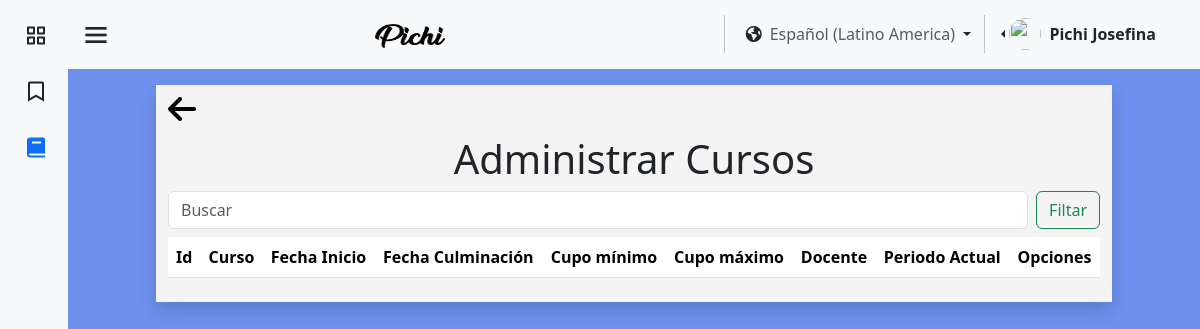
The app's page /pages/es/administrarCurso.php (signed in), older data.
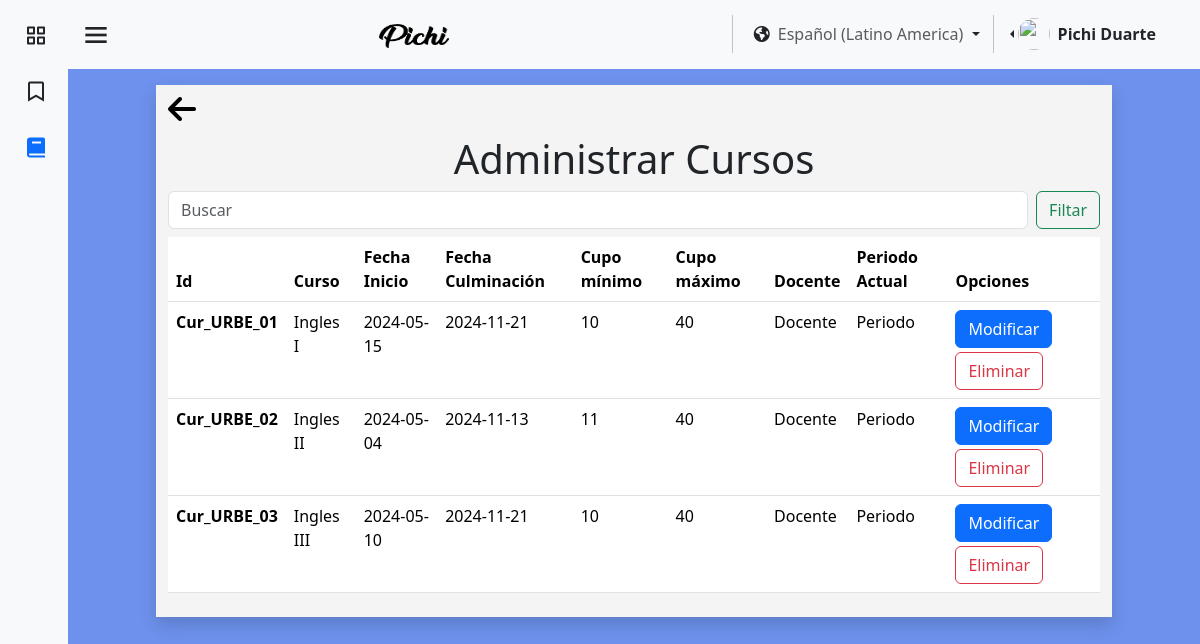
The same page, newer data.
### tables this page shows
CREATE TABLE `usuario` (
  `id_user` int(11) NOT NULL,
  `identificacion_user` varchar(11) NOT NULL,
  `nombre_user` varchar(25) NOT NULL,
  `apellido_user` varchar(25) NOT NULL,
  `correo_user` varchar(45) NOT NULL,
  `contrasena_user` varchar(16) NOT NULL,
  `direccion_user` varchar(80) NOT NULL,
  `numero_user` varchar(15) NOT NULL,
  `fecha_nacimiento_user` datetime NOT NULL,
  `Active_online` tinyint(1) NOT NULL,
  `sexo_user` varchar(15) NOT NULL,
  `Empresa_id_empresa` int(11) DEFAULT NULL,
  `rol` tinyint(1) NOT NULL,
  `img_perfil` varchar(255) NOT NULL
);

CREATE TABLE `cursos` (
  `id_cur` varchar(100) NOT NULL,
  `nombre_cur` varchar(45) NOT NULL,
  `fecha_inicio` date NOT NULL,
  `cupos_cur_min` int(11) NOT NULL,
  `cupos_cur_max` int(11) NOT NULL,
  `Empresa_id_empresa` int(11) NOT NULL,
  `fecha_fin` date NOT NULL,
  `visibilidad_curso` varchar(11) NOT NULL
);

### pages/es/administrarCurso.php (the view, shortened to what this page needs)
<?php
require "../../assests/php/LoginBD.php";
$cursos = [];
if (isset($_SESSION['id_user'])) {
    $usuarios1 = $_SESSION['id_user'];
    $conexion1 = mysqli_query($mysqli, "SELECT Empresa_id_empresa, rol, nombre_user, apellido_user FROM usuario WHERE id_user = '$usuarios1'");
    if (mysqli_num_rows($conexion1) > 0) {
        $datos = mysqli_fetch_assoc($conexion1);
        $empresaUsuario = $datos['Empresa_id_empresa'];
        $nombreUsuario = $datos['nombre_user'];
        $apellidoUsuario = $datos['apellido_user'];
        $conexion2 = mysqli_query($mysqli, "SELECT nombre_empresa FROM empresa WHERE id_empresa = '$empresaUsuario'");
        if (mysqli_num_rows($conexion2) > 0) {
            $conexion3 = mysqli_query($mysqli, "SELECT * FROM cursos WHERE Empresa_id_empresa = '$empresaUsuario'");
            if (mysqli_num_rows($conexion3) > 0) {
                while ($datos3 = mysqli_fetch_assoc($conexion3)) {
                    $cursos[] = $datos3;
                }
            }
        }
    }
}
?>
<!DOCTYPE html>
<html lang="en">
<head>
    <link href="https://cdn.jsdelivr.net/npm/bootstrap@5.3.3/dist/css/bootstrap.min.css" rel="stylesheet"
 />
    <link href="https://unpkg.com/boxicons@2.1.4/css/boxicons.min.css" rel="stylesheet" />
    <link rel="stylesheet" href="https://cdnjs.cloudflare.com/ajax/libs/font-awesome/6.5.1/css/all.min.css"
 />
    <link rel="stylesheet" href="../../assests/css/colorPallete.css" />
    <link rel="stylesheet" href="../../assests/css/viewUser.css" />
    <link rel="stylesheet" href="../../assests/css/style (2).css">
    <link rel="stylesheet" href="../../assests/css/crearCurso.css">
    <link rel="stylesheet" href="../../assests/css/sidebar.css" />
</head>
<body class="bg-pastel" id="body-pd">
    <header id="header">
        <nav class="navbar bg-body-tertiary">
            <div class="container-fluid">
                <div class="header_toggle">
                    <i class="bx bx-menu" id="header-toggle"></i>
                </div>
                <a class="navbar-brand" href="../../index.html">
                    <img src="../../assests/img/text-1710023184778.png" alt="Bootstrap" width="70" height="24" />
                </a>
                <div class="d-flex justify-content-end">
                    <div class="nav-item dropdown">
                        <button class="btn dropdown-toggle" data-bs-toggle="dropdown" aria-expanded="false" href="#">
                            <span class="fa-solid fa-earth-americas"></span><a class="ms-2 text-body-secondary"
                                href="#">Español (Latino America)</a>
                        </button>
                    </div>
                    <div class="btn-group dropstart me-4 pe-2">
                        <a href="#" class="d-flex align-items-center link-dark text-decoration-none dropdown-toggle"
                            id="dropdownUser2" data-bs-toggle="dropdown" aria-expanded="false">
                            <img src="https://github.com/PichiGod.png" alt="" width="32" height="32"
                                class="rounded-circle me-2" />
                            <strong><?php echo $nombreUsuario . " " . $apellidoUsuario; ?></strong>
                        </a>
                    </div>
                </div>
            </div>
        </nav>
    </header>
    <div class="l-navbar bg-body-tertiary" id="nav-bar">
        <nav class="nav">
            <div class="nav_list">
                <a href="Inicio.php" class="nav_link link-dark">
                    <i class="bx bx-grid-alt nav_icon"></i>
                </a>
                <a href="tutorial.php" class="nav_link link-dark">
                    <i class='bx bx-bookmark nav_icon'></i>
                </a>
                <a href="cursos.php" class="nav_link active">
                    <i class="bx bxs-book nav_icon"></i>
                </a>
            </div>
        </nav>
    </div>
    <section>
        <div class="container-fluid bg-blanco my-3 pb-2 shadow">
            <a href="MenuAdmin.php"><i class="fa-solid mt-2 fa-arrow-left" style="font-size:2rem;color:black;"></i></a>
            <h1 class="text-center pt-2">Administrar Cursos</h1>
            <form class="d-flex" role="search">
                <input class="form-control me-2" type="search" placeholder="Buscar" aria-label="Search">
                <button class="btn btn-outline-success" type="submit">Filtar</button>
            </form>
            <div class="table-responsive">
                <table class="table mt-2">
                    <thead>
                        <tr>
                            <th scope="col">Id</th>
                            <th scope="col">Curso</th>
                            <th scope="col">Fecha Inicio</th>
                            <th scope="col">Fecha Culminación</th>
                            <th scope="col">Cupo mínimo</th>
                            <th scope="col">Cupo máximo</th>
                            <th scope="col">Docente</th>
                            <th scope="col">Periodo Actual</th>
                            <th scope="col">Opciones</th>
                        </tr>
                    </thead>
                    <tbody>
                        <?php foreach ($cursos as $curso) { ?>
                            <tr>
                                <th scope="row"><?php echo $curso['id_cur']; ?></th>
                                <td><?php echo $curso['nombre_cur']; ?></td>
                                <td><?php echo $curso['fecha_inicio']; ?></td>
                                <td><?php echo $curso['fecha_fin']; ?></td>
                                <td><?php echo $curso['cupos_cur_min']; ?></td>
                                <td><?php echo $curso['cupos_cur_max']; ?></td>
                                <td>Docente</td>
                                <td>Periodo</td>
                                <td>
                                    <button onclick="location.href='modifCurso.php'" class="btn btn-primary me-1">
                                        Modificar
                                    </button>
                                    <button onclick="eliminarCurso();" class="btn mt-1 btn-outline-danger">
                                        Eliminar
                                    </button>
                                </td>
                            </tr>
                        <?php } ?>
                    </tbody>
                </table>
            </div>
        </div>
    </section>
</body>
</html>

### assests/css/colorPallete.css (style rules this page uses)
.bg-pastel { background-color: #527ce9d6; }
.bg-blanco { background-color: #F4F4F4; }

### assests/css/style (2).css (style rules this page uses)
@media (max-width:1200px) { body { padding-left: 0; } }

### assests/css/sidebar.css (style rules this page uses)
:root { --z-fixed: 100; --nav-width: 68px; --header-height: 3rem; }
body { transition: 0.5s; }
a { text-decoration: none; }
.header_toggle { justify-content: center; margin-top: 0.3rem; font-size: 2rem; cursor: pointer; }
.l-navbar { position: fixed; top: 0; left: -30%; width: var(--nav-width); height: 100vh; transition: 0.5s; z-index: var(--z-fixed); }
.nav { height: 100%; display: flex; flex-direction: column; justify-content: space-between; overflow: hidden; }
.nav_logo, .nav_link { display: grid; grid-template-columns: max-content max-content; align-items: center; column-gap: 1rem; padding: 0.5rem 0 0.5rem 1.5rem; }
.nav_link { position: relative; margin-bottom: 1rem; transition: 0.3s; }
.nav_icon { font-size: 1.5rem; }
section { margin-right: 2rem; margin-left: 2rem; }
.active::before { content: ""; position: absolute; left: 0; width: 2px; height: 32px; }
@media screen and (min-width: 768px) { body { margin: 0 0 0 0; padding-left: calc(var(--nav-width)); } }
@media screen and (min-width: 768px) { .l-navbar { left: 0; padding: 1rem 1rem 0 0; } }
@media (min-width: 576px) { section { margin-right: 5.5rem; margin-left: 5.5rem; } }

Row changes from the older to the newer data that the page shows:
changed usuario "Pichi": apellido_user "Josefina" → "Duarte"
now on this page (row unchanged): cursos: id_cur "Cur_URBE_01", nombre_cur "Ingles I", fecha_inicio "2024-05-15", fecha_fin "2024-11-21", cupos_cur_min "10", cupos_cur_max "40"
now on this page (row unchanged): cursos: id_cur "Cur_URBE_02", nombre_cur "Ingles II", fecha_inicio "2024-05-04", fecha_fin "2024-11-13", cupos_cur_min "11", cupos_cur_max "40"
now on this page (row unchanged): cursos: id_cur "Cur_URBE_03", nombre_cur "Ingles III", fecha_inicio "2024-05-10", fecha_fin "2024-11-21", cupos_cur_min "10", cupos_cur_max "40"
